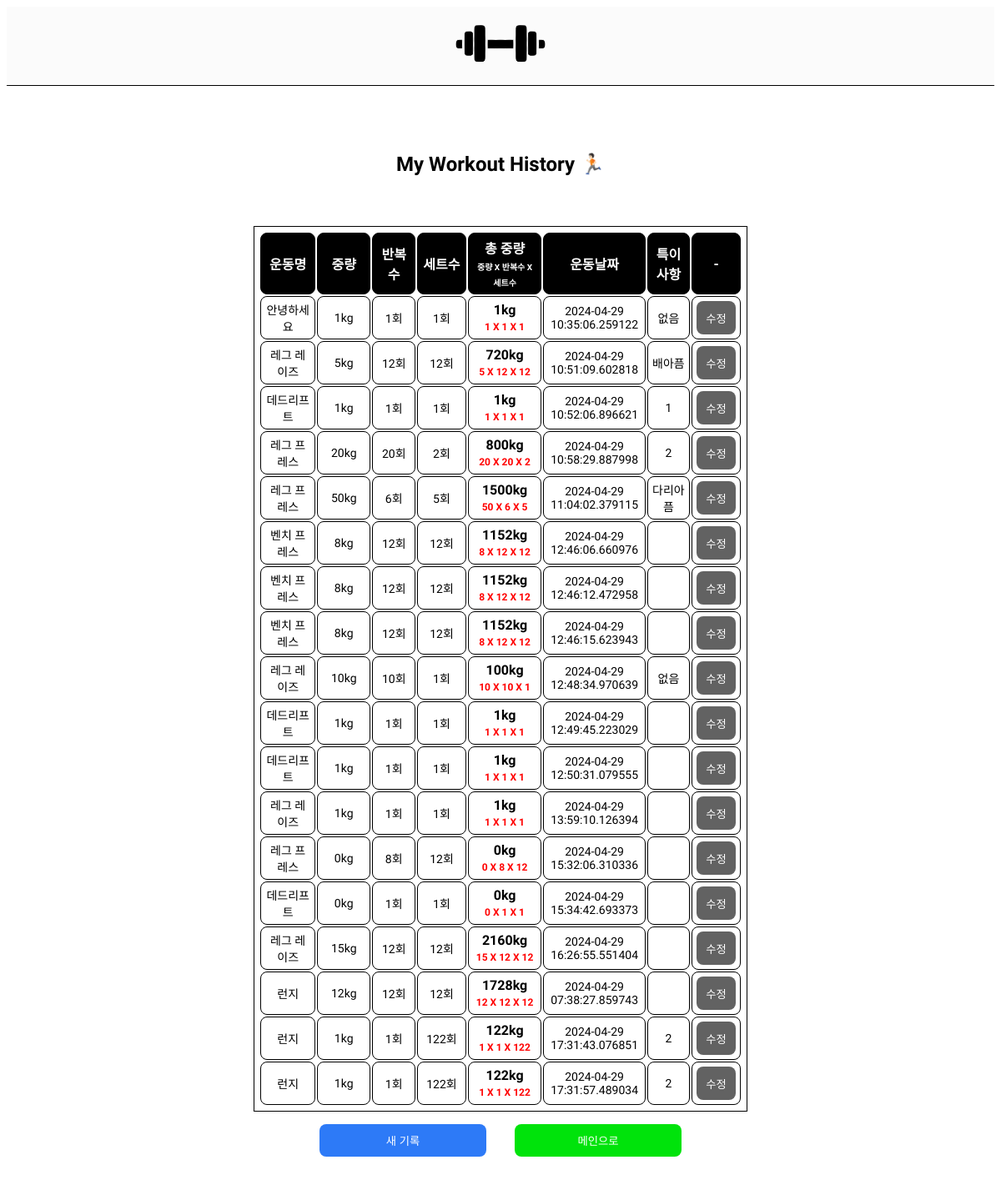
The app's page /crud/workoutMemo, older data.
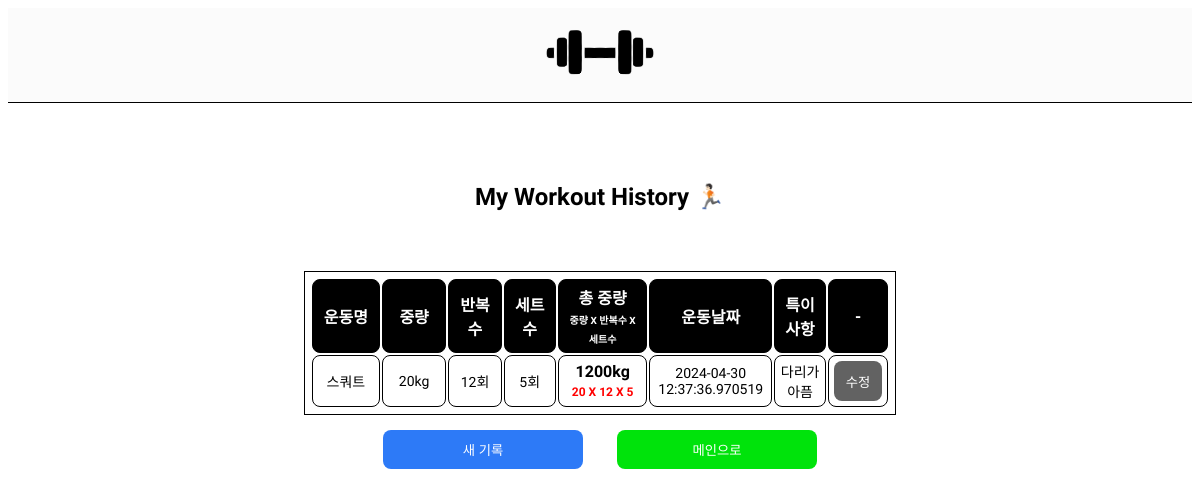
The same page, newer data.
### apps/crud/models.py (models this page shows)
class WorkOut(db.Model):
    __tablename__="workout"
    id = db.Column(db.Integer, primary_key = True)
    exName = db.Column(db.String)
    weight = db.Column(db.Integer)
    repeat = db.Column(db.Integer)
    setRp = db.Column(db.Integer)
    text = db.Column(db.Integer)
    createDate =db.Column(db.DateTime, default=today)

### apps/crud/views.py (the view)
@crud.route("/workoutMemo")
def workoutMemo():
    workout = WorkOut.query.all()
    return render_template("crud/workoutMemo.html", workout=workout)

### apps/crud/templates/crud/workoutMemo.html (shortened to what this page needs)
{% extends "crud/base.html" %}
{% block content %}
<h2>My Workout History 🏃🏻</h2>
<table style="margin-top: 60px;">
    <tr>
        <th>운동명</th>
        <th>중량</th>
        <th>반복수</th>
        <th>세트수</th>
        <th style="width: 160px;">
            총 중량
            <br />
            <span style="font-size: 10px;">
                중량 X 반복수 X 세트수
            </span>
        </th>
        <th>운동날짜</th>
        <th>특이사항</th>
        <th>-</th>
    </tr>
    {% for workouts in workout %}
    <tr>
        <td style="width: 200px;">{{ workouts.exName }}</td>
        <td>{{ workouts.weight }}kg</td>
        <td>{{ workouts.repeat }}회</td>
        <td>{{ workouts.setRp }}회</td>
        <td style="font-weight: bold; font-size: 16px;">{{ workouts.weight * workouts.repeat * workouts.setRp }}kg<br />
            <span style="font-size: 12px; color: red;">
                {{ workouts.weight }} X {{ workouts.repeat }} X {{ workouts.setRp }}
            </span>
        </td>
        <td>{{ workouts.createDate }}</td>
        <td>{{ workouts.text }}</td>
        <td style="width: 80px;">
            <button class="modifyBtn">
                <a href="{{ url_for('crud.editWorkOut', workout_id=workouts.id)}}">
                    수정
                </a>
            </button>
        </td>
    </tr>
    {% endfor %}
</table>
<button class="btn1">
    <a href="{{ url_for('crud.createWorkOut') }}">새 기록</a>
</button>
<button class="mainBtn">
    <a href="/crud">메인으로</a>
</button>
{% endblock %}

### apps/crud/templates/crud/base.html (shortened to what this page needs)
<!DOCTYPE html>
<html lang="ko">
<head>
    <link rel="stylesheet" href="{{url_for('crud.static', filename='style.css')}}">
</head>
<body>
    <div class="header">
    <a href="/crud" style="width: 40px; height: 40px;">
        <img class="headerImg" style="width: 80px; height: 80px; margin: 5px;" src="{{url_for('crud.static', filename='headerImg.png')}}"/>
    </a>
    </div>
    <div class="container">
        {% block content %}{% endblock %}
    </div>
</body>
</html>

### apps/crud/static/style.css (style rules this page uses)
body { font-family: "Nanum Gothic", sans-serif; text-align: center; }
a { color: white; text-decoration: none; }
table, th, td { text-align: center; border: 1px solid black; padding: 5px; margin: 0 auto; font-size: 14px; }
th { font-weight: bold; font-size: 16px; background-color: black; color: white; }
th, td { border-radius: 8px; width: 130px; }
.container { color: black; width: 50%; margin: 80px auto; }
.header { position: sticky; width: 100%; top: 0; z-index: 999; background-color: rgb(251, 251, 251); border-bottom: 1px solid black; }
.headerImg { transform: rotate(-135deg); }
.btn1 { margin: 15px; border: none; width: 200px; border-radius: 8px; padding: 10px; background-color: rgb(45, 122, 247); cursor: pointer; }
.mainBtn { margin: 15px; border: none; width: 200px; border-radius: 8px; padding: 10px; background-color: rgb(0, 227, 11); cursor: pointer; }
.modifyBtn { cursor: pointer; border: none; background-color: rgb(98, 98, 98); color: white !important; border-radius: 8px; width: 100%; height: 40px; }

Row changes from the older to the newer data that the page shows:
removed WorkOut: exName "안녕하세요", weight "1", repeat "1", setRp "1", workouts.weight*workouts.repeat*workouts.setRp "1", createDate "2024-04-29 10:35:06.259122", text "없음"
removed WorkOut: exName "레그 레이즈", weight "5", repeat "12", setRp "12", workouts.weight*workouts.repeat*workouts.setRp "720", createDate "2024-04-29 10:51:09.602818", text "배아픔"
removed WorkOut: exName "데드리프트", weight "1", repeat "1", setRp "1", workouts.weight*workouts.repeat*workouts.setRp "1", createDate "2024-04-29 10:52:06.896621", text "1"
removed WorkOut: exName "레그 프레스", weight "20", repeat "20", setRp "2", workouts.weight*workouts.repeat*workouts.setRp "800", createDate "2024-04-29 10:58:29.887998", text "2"
removed WorkOut: exName "레그 프레스", weight "50", repeat "6", setRp "5", workouts.weight*workouts.repeat*workouts.setRp "1500", createDate "2024-04-29 11:04:02.379115", text "다리아픔"
removed WorkOut: exName "벤치 프레스", weight "8", repeat "12", setRp "12", workouts.weight*workouts.repeat*workouts.setRp "1152", createDate "2024-04-29 12:46:06.660976"
removed WorkOut: exName "벤치 프레스", weight "8", repeat "12", setRp "12", workouts.weight*workouts.repeat*workouts.setRp "1152", createDate "2024-04-29 12:46:12.472958"
removed WorkOut: exName "벤치 프레스", weight "8", repeat "12", setRp "12", workouts.weight*workouts.repeat*workouts.setRp "1152", createDate "2024-04-29 12:46:15.623943"
removed WorkOut: exName "레그 레이즈", weight "10", repeat "10", setRp "1", workouts.weight*workouts.repeat*workouts.setRp "100", createDate "2024-04-29 12:48:34.970639", text "없음"
removed WorkOut: exName "데드리프트", weight "1", repeat "1", setRp "1", workouts.weight*workouts.repeat*workouts.setRp "1", createDate "2024-04-29 12:49:45.223029"
removed WorkOut: exName "데드리프트", weight "1", repeat "1", setRp "1", workouts.weight*workouts.repeat*workouts.setRp "1", createDate "2024-04-29 12:50:31.079555"
removed WorkOut: exName "레그 레이즈", weight "1", repeat "1", setRp "1", workouts.weight*workouts.repeat*workouts.setRp "1", createDate "2024-04-29 13:59:10.126394"
removed WorkOut: exName "레그 프레스", weight "0", repeat "8", setRp "12", workouts.weight*workouts.repeat*workouts.setRp "0", createDate "2024-04-29 15:32:06.310336"
removed WorkOut: exName "데드리프트", weight "0", repeat "1", setRp "1", workouts.weight*workouts.repeat*workouts.setRp "0", createDate "2024-04-29 15:34:42.693373"
removed WorkOut: exName "레그 레이즈", weight "15", repeat "12", setRp "12", workouts.weight*workouts.repeat*workouts.setRp "2160", createDate "2024-04-29 16:26:55.551404"
removed WorkOut: exName "런지", weight "12", repeat "12", setRp "12", workouts.weight*workouts.repeat*workouts.setRp "1728", createDate "2024-04-29 07:38:27.859743"
removed WorkOut: exName "런지", weight "1", repeat "1", setRp "122", workouts.weight*workouts.repeat*workouts.setRp "122", createDate "2024-04-29 17:31:43.076851", text "2"
removed WorkOut: exName "런지", weight "1", repeat "1", setRp "122", workouts.weight*workouts.repeat*workouts.setRp "122", createDate "2024-04-29 17:31:57.489034", text "2"
added WorkOut: exName "스쿼트", weight "20", repeat "12", setRp "5", workouts.weight*workouts.repeat*workouts.setRp "1200", createDate "2024-04-30 12:37:36.970519", text "다리가 아픔"
